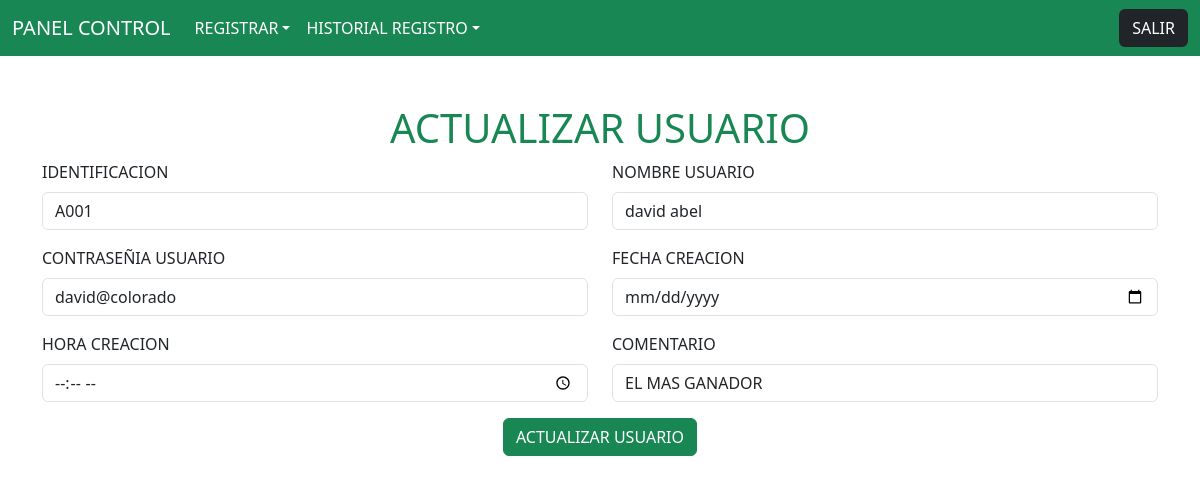
The app's page /enlace_tabla_usuario/enlace_actualizar_usuario/A001 (signed in) with its own data.
### aplicacion/models.py (models this page shows, shortened)
class Tabla_Usuario(models.Model):
    Id_Usuario = models.CharField()
    Nombre_Usuario = models.CharField()
    Contrasenia_Usuario = models.CharField()
    Fecha_Creacion_Usuario = models.DateField()
    Hora_Creacion_Usuario = models.TimeField()
    Comentario_Usuario = models.CharField()

### aplicacion/views.py (the view)
# urls.py: path('enlace_tabla_usuario/enlace_actualizar_usuario/<Id_Usuario>' , views.enlace_actualizar_usuario),
@login_requerido
def enlace_actualizar_usuario(request , Id_Usuario):
    usuario = Tabla_Usuario.objects.get(Id_Usuario = Id_Usuario)
    return render(request , 'actualizar_usuario.html' , {
        'actualizar_usuario' : usuario
    })

### aplicacion/views.py (called while the page is built)
def login_requerido(view_func):
    @wraps(view_func)
    def _wrapped_view(request, *args, **kwargs):
        if not request.session.get('usuario_logueado'):
            return redirect('/')  # Pon aquí la ruta de tu login si es distinta
        return view_func(request, *args, **kwargs)
    return _wrapped_view

### aplicacion/templates/actualizar_usuario.html
{% extends "barra_menu.html" %}
{% block contenedor %}
<div class="container my-5">
    <h1 class="text-center text-success">ACTUALIZAR USUARIO</h1>
    <form method='POST' action='/logica_actualizar_usuario/'> {% csrf_token %}
        <div class="row">
            <div class="col-md-6 mb-3">
                <label for="identificacion" class="form-label">IDENTIFICACION</label>
                <input type="text" class="form-control" id="TxtIdentificacion" name="TxtIdentificacion" value="{{ actualizar_usuario.Id_Usuario }}" required>
            </div>
            <div class="col-md-6 mb-3">
                <label for="nombre" class="form-label">NOMBRE USUARIO</label>
                <input type="text" class="form-control" id="TxtNombre" name="TxtNombre" value="{{ actualizar_usuario.Nombre_Usuario }}" required>
            </div>
        </div>
        <div class="row">
            <div class="col-md-6 mb-3">
                <label for="categoria" class="form-label">CONTRASEÑIA USUARIO</label>
                <input type="text" class="form-control" id="TxtContrasenia" name="TxtContrasenia" value="{{ actualizar_usuario.Contrasenia_Usuario }}" required>
            </div>
            <div class="col-md-6 mb-3">
                <label for="mesa" class="form-label">FECHA CREACION</label>
                <input type="date" class="form-control" id="TxtFecha" name="TxtFecha" value="{{ actualizar_usuario.Fecha_Creacion_Usuario }}" required>
            </div>
        </div>
        <div class="row">
            <div class="col-md-6 mb-3">
                <label for="fecha" class="form-label">HORA CREACION</label>
                <input type="time" class="form-control" id="TxtHora" name="TxtHora" value="{{ actualizar_usuario.Hora_Creacion_Usuario }}" required>
            </div>
            <div class="col-md-6 mb-3">
                <label for="hora" class="form-label">COMENTARIO</label>
                <input type="text" class="form-control" id="TxtComentario" name="TxtComentario" value="{{ actualizar_usuario.Comentario_Usuario }}" required>
            </div>
        </div>
        <div class="text-center">
            <button type="submit" class="btn btn-success">ACTUALIZAR USUARIO</button>
        </div>
    </form>
</div>
{% endblock contenedor %}

### records on screen
Tabla_Usuario: TxtIdentificacion "A001", TxtNombre "david abel", TxtContrasenia "david@colorado", TxtComentario "EL MAS GANADOR"
